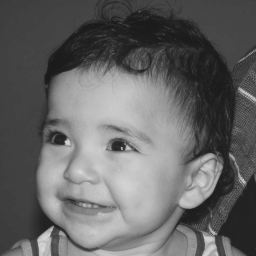
//> input picture frequency_domain_filtering/assets/biel.png, 256 x 256 px
$ ./main assets/biel.png   (built with g++ and OpenCV 4)
//> lines starting //> are read from the running program, lines starting //| are printed output that depends on the picture; after the words box and inside, x2 and y2 are one past the last pixel; in counts of white or black regions, pixels touching at a corner belong together
#include <iostream>
#include <vector>
#include <opencv2/opencv.hpp>

void swapQuadrants(cv::Mat &image)
{
  cv::Mat tmp, topLeft, topRight, bottomLeft, bottomRight;

  // Crop the image to the largest even size if the dimensions are odd
  image = image(cv::Rect(0, 0, image.cols & -2, image.rows & -2));

  int centerX = image.cols / 2;
  int centerY = image.rows / 2;

  // Rearrange the quadrants of the Fourier transform so that the origin is at the center of the image
  // [topLeft topRight]        ->  [bottomRight bottomLeft]
  // [bottomLeft bottomRight]  ->  [topRight topLeft]
  topLeft = image(cv::Rect(0, 0, centerX, centerY));
  topRight = image(cv::Rect(centerX, 0, centerX, centerY));
  bottomLeft = image(cv::Rect(0, centerY, centerX, centerY));
  bottomRight = image(cv::Rect(centerX, centerY, centerX, centerY));

  // Swap quadrants (Top-Left with Bottom-Right)
  topLeft.copyTo(tmp);
  bottomRight.copyTo(topLeft);
  tmp.copyTo(bottomRight);

  // Swap quadrants (Top-Right with Bottom-Left)
  bottomLeft.copyTo(tmp);
  topRight.copyTo(bottomLeft);
  tmp.copyTo(topRight);
}

void createIdealFilter(const cv::Mat &image, cv::Mat &filter)
{
  cv::Mat_<float> filter2D(image.rows, image.cols);
  int centerX = image.cols / 2;
  int centerY = image.rows / 2;
  int radius = 20;

  for (int i = 0; i < image.rows; i++)
  {
    for (int j = 0; j < image.cols; j++)
    {
      if (std::pow(i - centerY, 2) + std::pow(j - centerX, 2) <= std::pow(radius, 2))
      {
        filter2D.at<float>(i, j) = 1;
      }
      else
      {
        filter2D.at<float>(i, j) = 0;
      }
    }
  }

  cv::Mat planes[] = {cv::Mat_<float>(filter2D), cv::Mat::zeros(filter2D.size(), CV_32F)};
  cv::merge(planes, 2, filter);
}

int main(int argc, char **argv)
{
  cv::Mat image, paddedImage, complexImage;
  std::vector<cv::Mat> planes;

  image = cv::imread(argv[1], cv::IMREAD_GRAYSCALE);
//> image is the input picture: 256 rows x 256 cols, CV_8UC1; min 26, max 219, mean 100.9
  if (image.empty())
  {
    std::cerr << "Error opening image: " << argv[1] << std::endl;
    return EXIT_FAILURE;
  }

  // Expand the input image to the optimal size for DFT, padding with zeros
  int optimalRows = cv::getOptimalDFTSize(image.rows);
//> optimalRows = 256
  int optimalCols = cv::getOptimalDFTSize(image.cols);
//> optimalCols = 256
  cv::copyMakeBorder(image, paddedImage, 0, optimalRows - image.rows, 0, optimalCols - image.cols, cv::BORDER_CONSTANT, cv::Scalar::all(0));

  // Prepare complex matrix by merging real part (input image) and imaginary part (zeros)
  planes.push_back(cv::Mat_<float>(paddedImage));
  planes.push_back(cv::Mat::zeros(paddedImage.size(), CV_32F));
//> planes[1]: 256 rows x 256 cols, CV_32FC1; every value is 0
  cv::merge(planes, complexImage);

  // Compute the DFT
  cv::dft(complexImage, complexImage);
  swapQuadrants(complexImage);

  // Create the ideal filter and apply frequency filtering
  cv::Mat filter;
  createIdealFilter(complexImage, filter);
//> after the loop in createIdealFilter, `for (int i = 0; i < image.rows; i++)`:
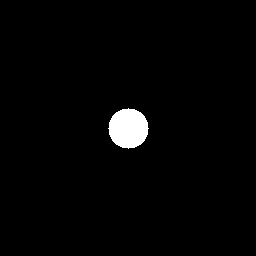
//> filter2D: 256 rows x 256 cols, CV_32FC1; values 0 (black) and 1 (white), 1.9% white; 1 white region, box (x1, y1, x2, y2) and area: (108, 108, 149, 149) 1257
  cv::mulSpectrums(complexImage, filter, complexImage, 0);

  // Compute the inverse DFT
  swapQuadrants(complexImage);
  cv::idft(complexImage, complexImage);

  // Split the complex image into planes
  cv::split(complexImage, planes);
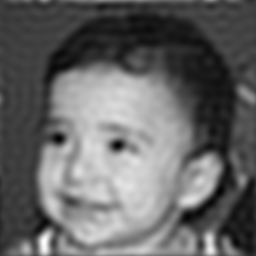
//> planes[0]: 256 rows x 256 cols, CV_32FC1; min 668471.8, max 15526453, mean 6612984; drawn with min black and max white
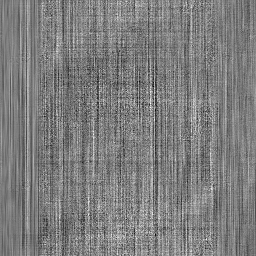
//> planes[1]: 256 rows x 256 cols, CV_32FC1; min -1.16, max 1.18, mean -4.66e-10; drawn with min black and max white

  // Crop the filtered image to the original size
  cv::Rect roi(0, 0, image.cols, image.rows);
//> roi = Rect(0, 0, 256, 256)
  cv::Mat result = planes[0](roi);

  // Normalize the real part for display
  cv::normalize(result, result, 0, 1, cv::NORM_MINMAX);

  cv::imshow("Filtered Image", result);
  cv::imwrite("dft-filter.png", result * 255);

  cv::waitKey();
  return EXIT_SUCCESS;
}
